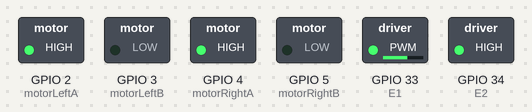
Simulated run of this sketch. Board: ESP32. Parts: switched loads named in the sketch (green lamp = pin HIGH).

Above: at 0.05 s.
At 0.55 s:
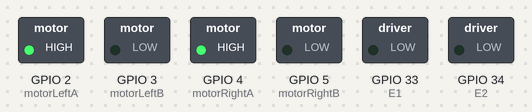
At 1.05 s:
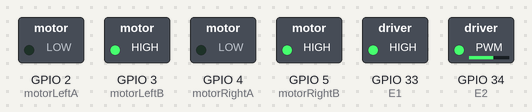
Timing chart, 0 to 3.0 s (numbered marks = the images above):
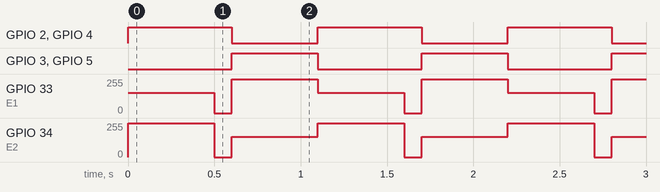

Measured:
- by itself, GPIO 2 (motorLeftA), GPIO 4 (motorRightA): alternates HIGH for 0.60 s and LOW for 0.50 s
- by itself, GPIO 3 (motorLeftB), GPIO 5 (motorRightB): alternates HIGH for 0.50 s and LOW for 0.60 s
- by itself, GPIO 33 (E1): repeats every 1.1 s: 0/255 0.10 s, 255/255 0.50 s, 153/255 0.50 s
- by itself, GPIO 34 (E2): repeats every 1.1 s: 0/255 0.10 s, 153/255 0.50 s, 255/255 0.50 s

The sketch:

MotorSpeed.ino
```cpp
#define E1 33  // Enable Pin for motor 1
#define E2 34  // Enable Pin for motor 2

#define motorLeftA 2  // Control pin 1 for motor 1
#define motorLeftB 3  // Control pin 2 for motor 1
#define motorRightA 4  // Control pin 1 for motor 2
#define motorRightB 5  // Control pin 2 for motor 2

void setup() {

    pinMode(E1, OUTPUT);
    pinMode(E2, OUTPUT);

    pinMode(motorLeftA, OUTPUT);
    pinMode(motorLeftB, OUTPUT);
    pinMode(motorRightA, OUTPUT);
    pinMode(motorRightB, OUTPUT);
}

void loop() {

    analogWrite(E1, 153); // Run in half speed
    analogWrite(E2, 255); // Run in full speed

    digitalWrite(motorLeftA, HIGH);
    digitalWrite(motorLeftB, LOW);
    digitalWrite(motorRightA, HIGH);
    digitalWrite(motorRightB, LOW);

    delay(500);

    // change direction

    digitalWrite(E1, LOW);
    digitalWrite(E2, LOW);

    delay(100);

    analogWrite(E1, 255);  // Run in full speed
    analogWrite(E2, 153);  // Run in half speed

    digitalWrite(motorLeftA, LOW);
    digitalWrite(motorLeftB, HIGH);
    digitalWrite(motorRightA, LOW);
    digitalWrite(motorRightB, HIGH);

    delay(500);
}
```
